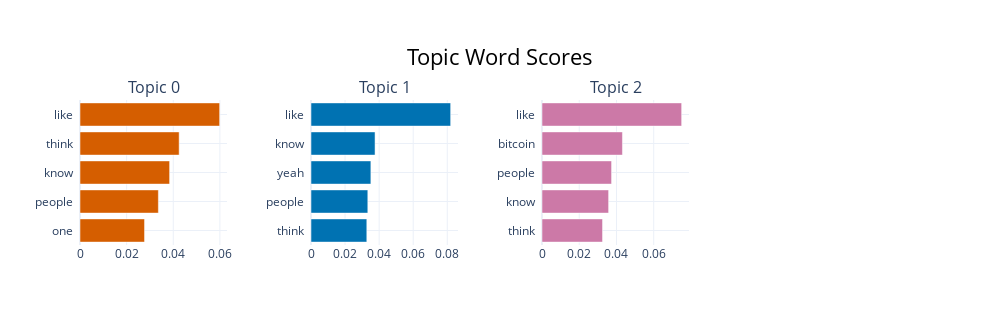

Notebook code cell kept with this figure:
### Code cell
from bertopic import BERTopic
from sentence_transformers import SentenceTransformer

# Use local model to avoid login issues
embedding_model = SentenceTransformer("paraphrase-MiniLM-L6-v2")

# Fit BERTopic
bertopic_model = BERTopic(
    embedding_model=embedding_model,
    language="english",
    calculate_probabilities=True,
    verbose=True
)

# Fit to cleaned text
docs = df["cleaned_text"].fillna("").tolist()
topics, probs = bertopic_model.fit_transform(docs)

# Save to DataFrame
df["bertopic_topic"] = topics

# Save result
df.to_csv("data/processed/lex_fridman_with_topics.csv", index=False)
print("✅ Saved: data/processed/lex_fridman_with_topics.csv")

# Save topic summary
topic_info = bertopic_model.get_topic_info()
topic_info.to_csv("prediction_output/bertopic_summary.csv", index=False)

# Visualize
bertopic_model.visualize_barchart(top_n_topics=10)

### Figure 1 — Plotly figure (JSON) as saved in the notebook; plotly's stock layout.template omitted (floating-point values rounded to 4 significant figures)
{"data": [{"marker": {"color": "#D55E00"}, "orientation": "h", "type": "bar", "x": [0.02768, 0.03362, 0.03844, 0.04253, 0.0599], "xaxis": "x", "y": ["one  ", "people  ", "know  ", "think  ", "like  "], "yaxis": "y"}, {"marker": {"color": "#0072B2"}, "orientation": "h", "type": "bar", "x": [0.03277, 0.03335, 0.03515, 0.0376, 0.08199], "xaxis": "x2", "y": ["think  ", "people  ", "yeah  ", "know  ", "like  "], "yaxis": "y2"}, {"marker": {"color": "#CC79A7"}, "orientation": "h", "type": "bar", "x": [0.03251, 0.03577, 0.03736, 0.0432, 0.075], "xaxis": "x3", "y": ["think  ", "know  ", "people  ", "bitcoin  ", "like  "], "yaxis": "y3"}], "layout": {"annotations": [{"font": {"size": 16}, "showarrow": false, "text": "Topic 0", "x": 0.0875, "xanchor": "center", "xref": "paper", "y": 1, "yanchor": "bottom", "yref": "paper"}, {"font": {"size": 16}, "showarrow": false, "text": "Topic 1", "x": 0.3625, "xanchor": "center", "xref": "paper", "y": 1, "yanchor": "bottom", "yref": "paper"}, {"font": {"size": 16}, "showarrow": false, "text": "Topic 2", "x": 0.6375, "xanchor": "center", "xref": "paper", "y": 1, "yanchor": "bottom", "yref": "paper"}], "height": 325, "hoverlabel": {"bgcolor": "white", "font": {"family": "Rockwell", "size": 16}}, "showlegend": false, "title": {"font": {"color": "Black", "size": 22}, "text": "Topic Word Scores", "x": 0.5, "xanchor": "center", "yanchor": "top"}, "width": 1000, "xaxis": {"anchor": "y", "domain": [0, 0.175], "showgrid": true}, "xaxis2": {"anchor": "y2", "domain": [0.275, 0.45], "showgrid": true}, "xaxis3": {"anchor": "y3", "domain": [0.55, 0.725], "showgrid": true}, "xaxis4": {"anchor": "y4", "domain": [0.825, 1], "showgrid": true}, "yaxis": {"anchor": "x", "domain": [0, 1], "showgrid": true}, "yaxis2": {"anchor": "x2", "domain": [0, 1], "showgrid": true}, "yaxis3": {"anchor": "x3", "domain": [0, 1], "showgrid": true}, "yaxis4": {"anchor": "x4", "domain": [0, 1], "showgrid": true}}}
